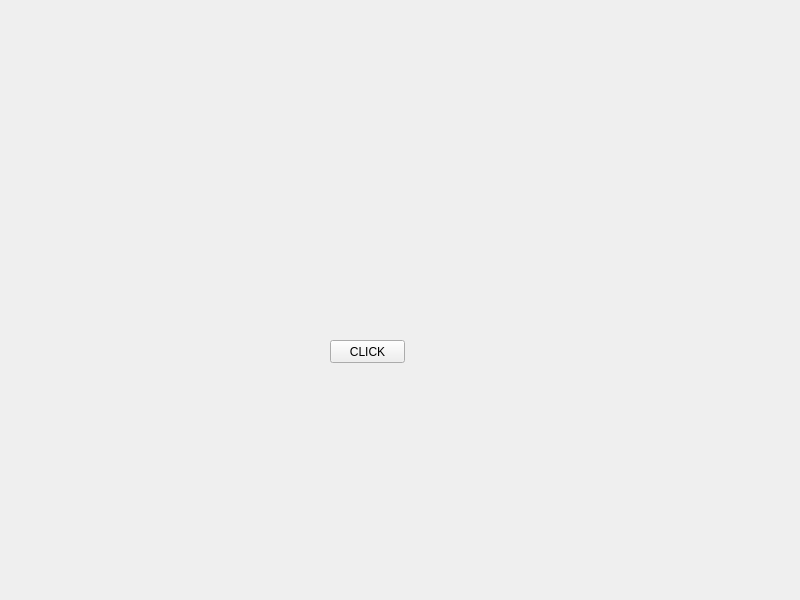
<?xml version="1.0" encoding="UTF-8"?>
<ui version="4.0">
 <class>MainWindow</class>
 <widget class="QMainWindow" name="MainWindow">
  <property name="geometry">
   <rect>
    <x>0</x>
    <y>0</y>
    <width>800</width>
    <height>600</height>
   </rect>
  </property>
  <property name="windowTitle">
   <string>MainWindow</string>
  </property>
  <widget class="QWidget" name="centralwidget">
   <widget class="QPushButton" name="pushButton">
    <property name="geometry">
     <rect>
      <x>330</x>
      <y>340</y>
      <width>75</width>
      <height>23</height>
     </rect>
    </property>
    <property name="text">
     <string>CLICK</string>
    </property>
   </widget>
  </widget>
 </widget>
 <resources/>
 <connections/>
</ui>
